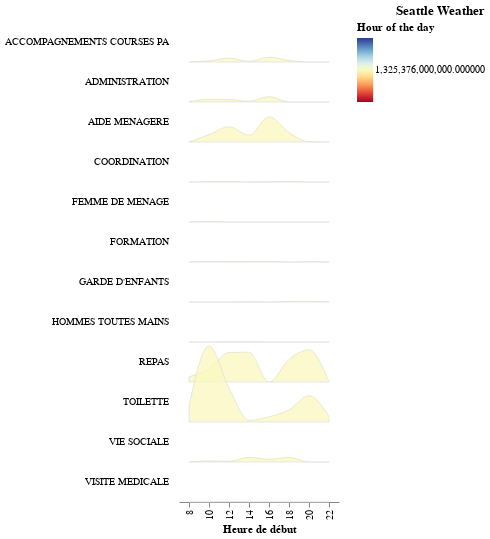

Here is the notebook cell this chart was saved with:
### Code cell
source = df[['Prestation','Heure de début']]
source['Heure de début'] = source['Heure de début'].dt.hour + source['Heure de début'].dt.minute/60

step = 40
overlap = 1

alt.Chart(source, height=step).transform_timeunit(
    Hour='hours(Heure de début)'
).transform_bin(
    ['bin_max', 'bin_min'], 'Heure de début'
).transform_aggregate(
    value='count()', groupby=['Prestation', 'Hour', 'bin_min', 'bin_max']
).transform_impute(
    impute='value', groupby=['Prestation', 'Hour'], key='bin_min', value=0
).mark_area(
    interpolate='monotone',
    fillOpacity=0.8,
    stroke='lightgray',
    strokeWidth=.5
).encode(
    alt.X('bin_min:O', title='Heure de début'),
    alt.Y('value:Q', axis=None, scale=alt.Scale(range=[step, -step * overlap])),
    alt.Fill('Hour:Q', title='Hour of the day', scale=alt.Scale(scheme='redyellowblue'))
).facet(
    row=alt.Row('Prestation:N', title=None, header=alt.Header(labelAngle=0, labelAlign='left')),
    title='Seattle Weather',
    bounds='flush'
).configure_facet(
    spacing=0
).configure_view(
    stroke=None
).configure_title(
    anchor='end'
)

### Figure 1 — Vega-Lite specification as saved in the notebook (floating-point values rounded to 4 significant figures; data arrays with more than 128 entries replaced by an {"elided": "..."} marker saying what was removed)
{"config": {"view": {"continuousWidth": 300, "continuousHeight": 300, "stroke": null}, "facet": {"spacing": 0}, "title": {"anchor": "end"}}, "data": {"name": "data-fb7299e3c1b74fac93ef619d577741e6"}, "facet": {"row": {"field": "Prestation", "header": {"labelAlign": "left", "labelAngle": 0}, "title": null, "type": "nominal"}}, "spec": {"mark": {"type": "area", "fillOpacity": 0.8, "interpolate": "monotone", "stroke": "lightgray", "strokeWidth": 0.5}, "encoding": {"fill": {"field": "Hour", "scale": {"scheme": "redyellowblue"}, "title": "Hour of the day", "type": "quantitative"}, "x": {"field": "bin_min", "title": "Heure de début", "type": "ordinal"}, "y": {"axis": null, "field": "value", "scale": {"range": [40, -40]}, "type": "quantitative"}}, "height": 40, "transform": [{"field": "Heure de début", "timeUnit": "hours", "as": "Hour"}, {"bin": true, "field": "Heure de début", "as": ["bin_max", "bin_min"]}, {"aggregate": [{"op": "count", "as": "value"}], "groupby": ["Prestation", "Hour", "bin_min", "bin_max"]}, {"impute": "value", "key": "bin_min", "groupby": ["Prestation", "Hour"], "value": 0}]}, "bounds": "flush", "title": "Seattle Weather", "$schema": "https://vega.github.io/schema/vega-lite/v5.16.3.json", "datasets": {"data-fb7299e3c1b74fac93ef619d577741e6": {"elided": "2870 records"}}}
